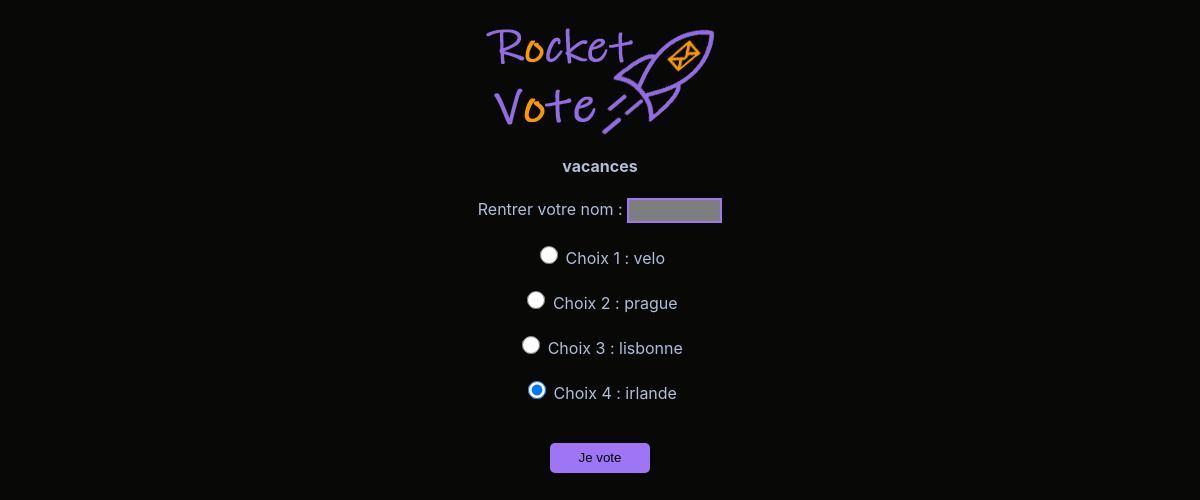
The app's page /vote/808927 with its own data.
### votes/models.py (models this page shows, shortened)
class Vote(models.Model):
    title = models.CharField(max_length=50)
    result = models.CharField(max_length=20, null=True, blank=True)
    nb_choice = models.IntegerField(null=True, blank=True)
    nb_all_vote = models.IntegerField(default=0, null=True, blank=True)
    """date_created = models.DateTimeField(auto_now_add=True)"""
    """date_end = models.DateTimeField()"""
    """creator = models.ForeignKey(
        to=settings.AUTH_USER_MODEL, on_delete=models.CASCADE)"""
    """voter = models.ForeignKey(
        to=Voter, on_delete=models.CASCADE)"""

class Choice(models.Model):
    description = models.CharField(max_length=30, null=True, blank=True)
    nb_vote = models.IntegerField(default=0)
    percent_vote = models.IntegerField(default=0, null=True, blank=True)
    num_id_choice = models.IntegerField(null=True, blank=True)
    voters_names = models.CharField(default="", max_length=120)
    vote = models.ForeignKey(
        to=Vote, on_delete=models.CASCADE,
        null=True, blank=True
        )

### votes/views.py (the view, shortened to what this page needs)
# urls.py: path('vote/<int:id_vote>', views.vote, name="vote"),
def vote(request, id_vote):
    if request.method == "GET":
        my_vote = Vote.objects.get(pk=id_vote)
        choices = Choice.objects.filter(vote=id_vote)
        voter_form = VoterForm()
        return render(request, 'vote.html', locals())

### votes/forms.py
class VoterForm(ModelForm):
    class Meta:
        model = Voter
        fields = ['name']
        widgets = {
            'name': forms.TextInput(attrs={'class': 'form_votec'}),
        }

### votes/templates/vote.html (shortened to what this page needs)
{% extends 'main.html' %}
{% block content %}
    <h4>{{ my_vote.title }}</h4>
        <form method="POST" enctype="multipart/form-data" action="{% url 'vote' id_vote=id_vote %}">
        <label class="title">Rentrer votre nom : </label>
        {{ voter_form.name }}
        <br><br>
        <div id="button-rating" >
            {% for choice in choices %}
                <label class="rad-label">
                    <input type="radio" class="rad-input" name="tabs" value={{ forloop.counter0 }}  id="0" checked="checked"/>
                    Choix {{ forloop.counter }} : {{ choice.description }}
                </label>
                <br><br>
            {% endfor %}
        </div>
        <br><input type="submit" class="button-next" value="Je vote"><br><br>
        </form><br><br>
{% endblock %}

### votes/static/css/style.css (style rules this page uses)
body { background: rgb(8, 8, 7); }
.button-next { width: 100px; height: 30px; border-radius: 5px; background-color: rgb(157, 117, 245); border: none; cursor: pointer; }
.form_votec { border: 2px solid rgb(157, 117, 245); padding: 0.2rem; background: rgb(126, 126, 126); width : 95px; }
.rad-label { align-items: center; text-align: center; border-radius: 100px; padding: 10px 10px; margin: 10px 0; cursor: pointer; transition: .3s; }
.rad-input { width: 18px; height: 18px; border: 2px solid white; }
.rad-input:checked:after { width: 18px; height: 18px; }

### records on screen
Vote: title "vacances"
Choice: description "velo"
Choice: description "prague"
Choice: description "lisbonne"
Choice: description "irlande"
